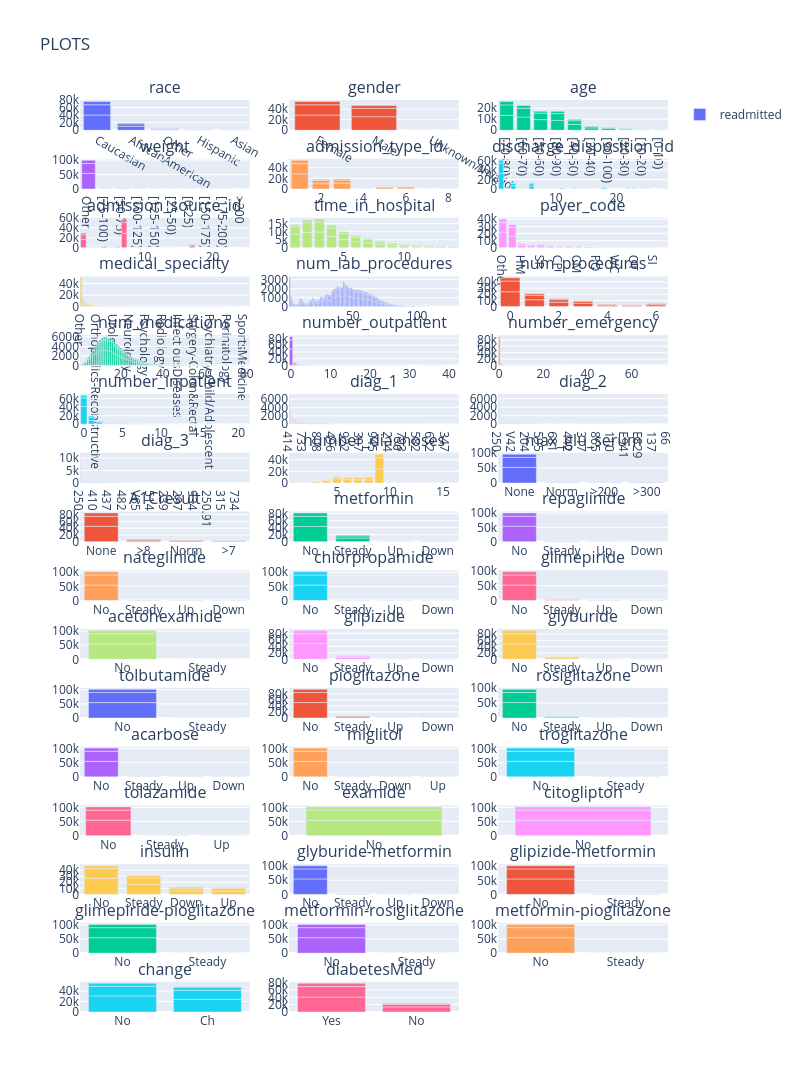

Notebook code cell kept with this figure:
### Code cell
i = 1
j = 1
d = {}
fig.update_layout(height=4000, width= 800, title_text = "PLOTS")
for col in dfChecked.columns: 
    if col == 'race':
        dfFreq = dfChecked.value_counts([col, 'readmitted']).reset_index().rename(columns={0:'frequency'})
        # d['fig{0}'.format(col)]  = px.bar(dfFreq, x=col, y="frequency", color="readmitted", barmode='group')
        fig.add_trace(go.Bar(x=dfFreq[col], y=dfFreq['frequency'], legendgroup='readmitted', alignmentgroup='readmitted', name='readmitted', showlegend=True), i, j)
    if col != 'readmitted' and col != 'race':
        dfFreq = dfChecked.value_counts([col, 'readmitted']).reset_index().rename(columns={0:'frequency'})
        # d['fig{0}'.format(col)]  = px.bar(dfFreq, x=col, y="frequency", color="readmitted", barmode='group')
        fig.add_trace(go.Bar(x=dfFreq[col], y=dfFreq['frequency'], legendgroup='readmitted', alignmentgroup='readmitted', name='readmitted', showlegend=False), i, j)
    if j <= 4:
        j += 1
    if j == 4:
        i += 1
        j = 1 



# fig.update_layout(height=4000, width= 800,
#                   title_text = "PLOTS", barmode= 'group')
# fig.update_layout(barmode='group')

fig.show()

### Figure 1 — Plotly figure (JSON) as saved in the notebook; plotly's stock layout.template omitted (floating-point values rounded to 4 significant figures; data arrays with more than 128 entries replaced by an {"elided": "..."} marker saying what was removed)
{"data": [{"alignmentgroup": "readmitted", "legendgroup": "readmitted", "name": "readmitted", "showlegend": true, "type": "bar", "x": ["Caucasian", "Caucasian", "AfricanAmerican", "Caucasian", "AfricanAmerican", "Other", "AfricanAmerican", "Hispanic", "Other", "Hispanic", "Asian", "Other", "Hispanic", "Asian", "Asian"], "xaxis": "x", "y": [40383, 27124, 10421, 8592, 6634, 2462, 2155, 1183, 984, 642, 415, 333, 212, 161, 65], "yaxis": "y"}, {"alignmentgroup": "readmitted", "legendgroup": "readmitted", "name": "readmitted", "showlegend": false, "type": "bar", "x": ["Female", "Male", "Female", "Male", "Female", "Male", "Unknown/Invalid"], "xaxis": "x2", "y": [29038, 25823, 19518, 16027, 6152, 5205, 3], "yaxis": "y2"}, {"alignmentgroup": "readmitted", "legendgroup": "readmitted", "name": "readmitted", "showlegend": false, "type": "bar", "x": ["[70-80)", "[60-70)", "[50-60)", "[70-80)", "[80-90)", "[60-70)", "[80-90)", "[50-60)", "[40-50)", "[40-50)", "[70-80)", "[60-70)", "[30-40)", "[80-90)", "[90-100)", "[50-60)", "[30-40)", "[40-50)", "[20-30)", "[90-100)", "[20-30)", "[10-20)", "[30-40)", "[90-100)", "[20-30)", "[10-20)", "[0-10)", "[10-20)", "[0-10)", "[0-10)"], "xaxis": "x3", "y": [13524, 12084, 9671, 9475, 8896, 7897, 6223, 5917, 5380, 3278, 3069, 2502, 2164, 2078, 1675, 1668, 1187, 1027, 911, 808, 510, 427, 424, 310, 236, 224, 132, 40, 26, 3], "yaxis": "y3"}, {"alignmentgroup": "readmitted", "legendgroup": "readmitted", "name": "readmitted", "showlegend": false, "type": "bar", "x": ["Other", "Other", "Other", "[75-100)", "[75-100)", "[50-75)", "[50-75)", "[100-125)", "[100-125)", "[75-100)", "[50-75)", "[125-150)", "[100-125)", "[125-150)", "[25-50)", "[25-50)", "[0-25)", "[150-175)", "[150-175)", "[125-150)", "[0-25)", "[25-50)", "[0-25)", "[175-200)", "[175-200)", "[150-175)", ">200", "[175-200)"], "xaxis": "x4", "y": [53534, 34035, 11000, 663, 520, 403, 389, 292, 266, 153, 105, 69, 67, 64, 47, 42, 31, 16, 16, 12, 9, 8, 8, 5, 5, 3, 3, 1], "yaxis": "y4"}, {"alignmentgroup": "readmitted", "legendgroup": "readmitted", "name": "readmitted", "showlegend": false, "type": "bar", "x": [1, 1, 3, 2, 2, 1, 3, 5, 6, 6, 2, 3, 5, 6, 5, 8, 8, 8, 7, 4, 4, 4], "xaxis": "x5", "y": [28460, 19309, 11162, 9962, 6452, 6221, 5746, 2569, 2474, 2231, 2066, 1961, 1721, 586, 495, 209, 84, 27, 21, 7, 2, 1], "yaxis": "y5"}, {"alignmentgroup": "readmitted", "legendgroup": "readmitted", "name": "readmitted", "showlegend": false, "type": "bar", "x": [1, 1, 3, 6, 1, 6, 3, 18, 3, 11, 6, 2, 18, 22, 2, 5, 22, 25, 22, 18, 4, 25, 5, 13, 2, 14, 7, 4, 5, 23, 7, 23, 4, 25, 7, 8, 28, 28, 8, 13, 28, 23, 15, 24, 14, 13, 15, 15, 24, 8, 9, 17, 9, 19, 24, 14, 16, 17, 16, 27, 10, 9, 10, 12, 20, 12, 27], "xaxis": "x6", "y": [33115, 21517, 6992, 5902, 5602, 5362, 4916, 2205, 2046, 1642, 1638, 1118, 1027, 922, 668, 587, 552, 521, 519, 459, 433, 376, 350, 344, 342, 341, 312, 278, 247, 238, 221, 144, 104, 92, 90, 55, 54, 51, 38, 36, 34, 30, 28, 25, 24, 19, 18, 17, 16, 15, 10, 9, 9, 8, 7, 7, 6, 5, 5, 4, 4, 2, 2, 2, 2, 1, 1], "yaxis": "y6"}, {"alignmentgroup": "readmitted", "legendgroup": "readmitted", "name": "readmitted", "showlegend": false, "type": "bar", "x": [7, 7, 1, 1, 7, 17, 1, 17, 4, 6, 17, 2, 4, 5, 6, 2, 4, 5, 6, 2, 5, 3, 9, 20, 20, 3, 3, 20, 9, 9, 8, 22, 10, 8, 22, 22, 8, 14, 11, 10, 25, 13], "xaxis": "x7", "y": [29107, 21667, 16795, 9640, 6720, 3617, 3130, 2458, 2206, 1654, 706, 683, 672, 518, 398, 310, 309, 236, 212, 111, 101, 100, 96, 81, 58, 58, 29, 22, 16, 13, 10, 7, 6, 4, 3, 2, 2, 2, 2, 2, 2, 1], "yaxis": "y7"}, {"alignmentgroup": "readmitted", "legendgroup": "readmitted", "name": "readmitted", "showlegend": false, "type": "bar", "x": [3, 2, 1, 4, 3, 2, 5, 4, 1, 6, 5, 7, 6, 8, 7, 3, 2, 4, 8, 9, 5, 10, 1, 9, 11, 6, 10, 7, 12, 11, 13, 8, 14, 12, 13, 9, 14, 10, 11, 12, 13, 14], "xaxis": "x8", "y": [9777, 9593, 8575, 7216, 6085, 5919, 5181, 5064, 4471, 3835, 3586, 2984, 2755, 2177, 2123, 1894, 1712, 1644, 1589, 1491, 1199, 1168, 1162, 1099, 961, 949, 838, 752, 737, 699, 640, 625, 529, 518, 421, 412, 378, 336, 195, 193, 149, 135], "yaxis": "y8"}, {"alignmentgroup": "readmitted", "legendgroup": "readmitted", "name": "readmitted", "showlegend": false, "type": "bar", "x": ["Other", "MC", "Other", "MC", "Other", "MC", "HM", "BC", "SP", "HM", "SP", "MD", "CP", "UN", "BC", "MD", "CM", "CP", "UN", "CM", "HM", "OG", "SP", "BC", "MD", "PO", "OG", "DM", "UN", "DM", "CP", "CM", "PO", "OG", "WC", "CH", "DM", "OT", "PO", "MP", "OT", "CH", "SI", "MP", "WC", "SI", "CH", "MP", "SI", "OT", "WC", "FR"], "xaxis": "x9", "y": [21801, 16647, 13828, 11982, 4627, 3810, 3310, 2928, 2628, 2320, 1869, 1857, 1538, 1525, 1301, 1259, 1078, 781, 696, 661, 644, 564, 510, 426, 416, 404, 333, 265, 227, 220, 214, 198, 144, 136, 106, 100, 64, 50, 44, 39, 38, 33, 31, 31, 24, 17, 13, 9, 7, 7, 5, 1], "yaxis": "y9"}, {"alignmentgroup": "readmitted", "legendgroup": "readmitted", "name": "readmitted", "showlegend": false, "type": "bar", "x": {"elided": "191 str values"}, "xaxis": "x10", "y": {"elided": "191 int values"}, "yaxis": "y10"}, {"alignmentgroup": "readmitted", "legendgroup": "readmitted", "name": "readmitted", "showlegend": false, "type": "bar", "x": {"elided": "332 int values"}, "xaxis": "x11", "y": {"elided": "332 int values"}, "yaxis": "y11"}, {"alignmentgroup": "readmitted", "legendgroup": "readmitted", "name": "readmitted", "showlegend": false, "type": "bar", "x": [0, 0, 1, 2, 1, 3, 0, 2, 3, 6, 1, 4, 5, 6, 2, 4, 3, 5, 6, 4, 5], "xaxis": "x12", "y": [24136, 17348, 11184, 7076, 7026, 5435, 5168, 4219, 2999, 2909, 2532, 2340, 1784, 1570, 1422, 1379, 1009, 1004, 475, 461, 290], "yaxis": "y12"}, {"alignmentgroup": "readmitted", "legendgroup": "readmitted", "name": "readmitted", "showlegend": false, "type": "bar", "x": {"elided": "210 int values"}, "xaxis": "x13", "y": {"elided": "210 int values"}, "yaxis": "y13"}, {"alignmentgroup": "readmitted", "legendgroup": "readmitted", "name": "readmitted", "showlegend": false, "type": "bar", "x": [0, 0, 0, 1, 1, 2, 2, 1, 3, 3, 2, 4, 4, 3, 5, 5, 4, 6, 6, 7, 5, 8, 7, 6, 8, 9, 10, 9, 7, 11, 10, 14, 12, 15, 13, 9, 11, 13, 12, 16, 16, 12, 13, 14, 11, 10, 14, 8, 22, 17, 20, 18, 21, 15, 17, 27, 20, 21, 24, 19, 33, 15, 34, 35, 35, 37, 36, 36, 29, 38, 39, 40, 29, 26, 28, 26, 18, 25, 25, 24, 23, 23, 22, 17, 19, 42], "xaxis": "x14", "y": [47912, 28039, 9076, 3714, 3643, 1666, 1434, 1190, 922, 869, 494, 480, 453, 251, 243, 227, 166, 154, 109, 83, 63, 53, 48, 40, 40, 38, 35, 32, 24, 24, 17, 17, 15, 14, 14, 13, 12, 11, 9, 8, 7, 6, 6, 6, 6, 5, 5, 5, 4, 4, 4, 4, 4, 4, 3, 3, 3, 3, 2, 2, 2, 2, 1, 1, 1, 1, 1, 1, 1, 1, 1, 1, 1, 1, 1, 1, 1, 1, 1, 1, 1, 1, 1, 1, 1, 1], "yaxis": "y14"}, {"alignmentgroup": "readmitted", "legendgroup": "readmitted", "name": "readmitted", "showlegend": false, "type": "bar", "x": [0, 0, 0, 1, 1, 1, 2, 2, 3, 2, 3, 4, 3, 4, 5, 4, 6, 5, 7, 5, 8, 10, 6, 7, 9, 8, 11, 6, 9, 10, 8, 13, 7, 12, 11, 13, 18, 11, 9, 22, 22, 25, 16, 20, 19, 19, 12, 12, 16, 15, 14, 16, 64, 63, 54, 46, 42, 37, 29, 28, 13, 24, 18, 21, 21, 20, 20, 14, 15, 76], "xaxis": "x15", "y": [50710, 30206, 9467, 3450, 3125, 1102, 997, 672, 374, 373, 204, 190, 147, 115, 107, 69, 57, 47, 47, 38, 25, 22, 22, 19, 18, 16, 15, 15, 12, 12, 9, 7, 7, 6, 5, 4, 4, 3, 3, 3, 3, 2, 2, 2, 2, 2, 2, 2, 2, 2, 2, 1, 1, 1, 1, 1, 1, 1, 1, 1, 1, 1, 1, 1, 1, 1, 1, 1, 1, 1], "yaxis": "y15"}, {"alignmentgroup": "readmitted", "legendgroup": "readmitted", "name": "readmitted", "showlegend": false, "type": "bar", "x": [0, 0, 1, 1, 0, 2, 2, 1, 3, 2, 3, 4, 3, 4, 5, 4, 5, 6, 6, 5, 7, 7, 6, 8, 8, 7, 9, 9, 11, 10, 10, 12, 11, 8, 12, 9, 13, 10, 15, 13, 14, 14, 12, 13, 16, 16, 16, 17, 18, 19, 19, 21], "xaxis": "x16", "y": [41596, 20328, 8831, 8167, 5706, 3594, 2653, 2523, 1686, 1319, 1033, 821, 692, 418, 395, 383, 255, 238, 166, 162, 122, 95, 76, 70, 67, 51, 51, 47, 33, 26, 26, 17, 16, 14, 13, 13, 10, 9, 9, 8, 6, 4, 4, 2, 2, 2, 2, 1, 1, 1, 1, 1], "yaxis": "y16"}, {"alignmentgroup": "readmitted", "legendgroup": "readmitted", "name": "readmitted", "showlegend": false, "type": "bar", "x": {"elided": "1695 str values"}, "xaxis": "x17", "y": {"elided": "1695 int values"}, "yaxis": "y17"}, {"alignmentgroup": "readmitted", "legendgroup": "readmitted", "name": "readmitted", "showlegend": false, "type": "bar", "x": {"elided": "1699 str values"}, "xaxis": "x18", "y": {"elided": "1699 int values"}, "yaxis": "y18"}, {"alignmentgroup": "readmitted", "legendgroup": "readmitted", "name": "readmitted", "showlegend": false, "type": "bar", "x": {"elided": "1804 str values"}, "xaxis": "x19", "y": {"elided": "1804 int values"}, "yaxis": "y19"}, {"alignmentgroup": "readmitted", "legendgroup": "readmitted", "name": "readmitted", "showlegend": false, "type": "bar", "x": [9, 9, 5, 9, 6, 8, 7, 8, 7, 4, 6, 5, 3, 4, 8, 7, 6, 5, 3, 2, 4, 2, 3, 1, 2, 1, 16, 16, 1, 10, 13, 13, 12, 10, 11, 15, 16, 11, 12, 13, 14, 14, 15, 11, 10, 15, 12, 14], "xaxis": "x20", "y": [24448, 18901, 7354, 6125, 5706, 5564, 5542, 3798, 3732, 3474, 3397, 2996, 1863, 1606, 1254, 1119, 1058, 1043, 763, 687, 457, 274, 209, 167, 62, 39, 27, 14, 13, 9, 7, 6, 5, 5, 5, 5, 4, 3, 3, 3, 3, 3, 3, 3, 3, 2, 1, 1], "yaxis": "y20"}, {"alignmentgroup": "readmitted", "legendgroup": "readmitted", "name": "readmitted", "showlegend": false, "type": "bar", "x": ["None", "None", "None", "Norm", "Norm", ">200", ">300", ">200", ">300", "Norm", ">200", ">300"], "xaxis": "x21", "y": [52115, 33609, 10696, 1417, 885, 770, 562, 530, 521, 295, 185, 181], "yaxis": "y21"}, {"alignmentgroup": "readmitted", "legendgroup": "readmitted", "name": "readmitted", "showlegend": false, "type": "bar", "x": ["None", "None", "None", ">8", "Norm", ">8", ">7", "Norm", ">7", ">8", "Norm", ">7"], "xaxis": "x22", "y": [45322, 29745, 9681, 4504, 2909, 2901, 2129, 1599, 1300, 811, 482, 383], "yaxis": "y22"}, {"alignmentgroup": "readmitted", "legendgroup": "readmitted", "name": "readmitted", "showlegend": false, "type": "bar", "x": ["No", "No", "Steady", "No", "Steady", "Steady", "Up", "Up", "Down", "Down", "Up", "Down"], "xaxis": "x23", "y": [43521, 28839, 10395, 9418, 6169, 1782, 632, 347, 316, 190, 88, 69], "yaxis": "y23"}, {"alignmentgroup": "readmitted", "legendgroup": "readmitted", "name": "readmitted", "showlegend": false, "type": "bar", "x": ["No", "No", "No", "Steady", "Steady", "Steady", "Up", "Up", "Down", "Up", "Down", "Down"], "xaxis": "x24", "y": [54170, 34905, 11152, 614, 588, 182, 57, 33, 23, 20, 19, 3], "yaxis": "y24"}, {"alignmentgroup": "readmitted", "legendgroup": "readmitted", "name": "readmitted", "showlegend": false, "type": "bar", "x": ["No", "No", "No", "Steady", "Steady", "Steady", "Up", "Up", "Down", "Down", "Down", "Up"], "xaxis": "x25", "y": [54503, 35283, 11277, 342, 248, 78, 13, 10, 6, 4, 1, 1], "yaxis": "y25"}, {"alignmentgroup": "readmitted", "legendgroup": "readmitted", "name": "readmitted", "showlegend": false, "type": "bar", "x": ["No", "No", "No", "Steady", "Steady", "Steady", "Up", "Down", "Up"], "xaxis": "x26", "y": [54817, 35511, 11352, 45, 29, 5, 5, 1, 1], "yaxis": "y26"}, {"alignmentgroup": "readmitted", "legendgroup": "readmitted", "name": "readmitted", "showlegend": false, "type": "bar", "x": ["No", "No", "No", "Steady", "Steady", "Steady", "Up", "Up", "Down", "Down", "Up", "Down"], "xaxis": "x27", "y": [52110, 33638, 10827, 2465, 1737, 468, 188, 102, 101, 68, 37, 25], "yaxis": "y27"}, {"alignmentgroup": "readmitted", "legendgroup": "readmitted", "name": "readmitted", "showlegend": false, "type": "bar", "x": ["No", "No", "No", "Steady"], "xaxis": "x28", "y": [54864, 35544, 11357, 1], "yaxis": "y28"}, {"alignmentgroup": "readmitted", "legendgroup": "readmitted", "name": "readmitted", "showlegend": false, "type": "bar", "x": ["No", "No", "No", "Steady", "Steady", "Steady", "Up", "Up", "Down", "Down", "Up", "Down"], "xaxis": "x29", "y": [48360, 30815, 9905, 5855, 4233, 1268, 385, 286, 264, 211, 99, 85], "yaxis": "y29"}, {"alignmentgroup": "readmitted", "legendgroup": "readmitted", "name": "readmitted", "showlegend": false, "type": "bar", "x": ["No", "No", "No", "Steady", "Steady", "Steady", "Up", "Down", "Up", "Down", "Up", "Down"], "xaxis": "x30", "y": [49064, 31827, 10225, 5058, 3221, 995, 453, 289, 274, 223, 85, 52], "yaxis": "y30"}, {"alignmentgroup": "readmitted", "legendgroup": "readmitted", "name": "readmitted", "showlegend": false, "type": "bar", "x": ["No", "No", "No", "Steady", "Steady", "Steady"], "xaxis": "x31", "y": [54849, 35538, 11356, 15, 7, 1], "yaxis": "y31"}, {"alignmentgroup": "readmitted", "legendgroup": "readmitted", "name": "readmitted", "showlegend": false, "type": "bar", "x": ["No", "No", "No", "Steady", "Steady", "Steady", "Up", "Up", "Down", "Down", "Up", "Down"], "xaxis": "x32", "y": [51067, 32788, 10583, 3629, 2620, 727, 113, 92, 55, 45, 29, 18], "yaxis": "y32"}, {"alignmentgroup": "readmitted", "legendgroup": "readmitted", "name": "readmitted", "showlegend": false, "type": "bar", "x": ["No", "No", "No", "Steady", "Steady", "Steady", "Up", "Down", "Up", "Down", "Up", "Down"], "xaxis": "x33", "y": [51573, 33136, 10692, 3124, 2335, 641, 107, 60, 52, 22, 19, 5], "yaxis": "y33"}, {"alignmentgroup": "readmitted", "legendgroup": "readmitted", "name": "readmitted", "showlegend": false, "type": "bar", "x": ["No", "No", "No", "Steady", "Steady", "Steady", "Up", "Up", "Up", "Down", "Down", "Down"], "xaxis": "x34", "y": [54739, 35390, 11329, 150, 120, 25, 4, 4, 2, 1, 1, 1], "yaxis": "y34"}, {"alignmentgroup": "readmitted", "legendgroup": "readmitted", "name": "readmitted", "showlegend": false, "type": "bar", "x": ["No", "No", "No", "Steady", "Steady", "Down", "Down", "Steady", "Up", "Up"], "xaxis": "x35", "y": [54850, 35525, 11353, 16, 13, 3, 2, 2, 1, 1], "yaxis": "y35"}, {"alignmentgroup": "readmitted", "legendgroup": "readmitted", "name": "readmitted", "showlegend": false, "type": "bar", "x": ["No", "No", "No", "Steady", "Steady"], "xaxis": "x36", "y": [54863, 35543, 11357, 2, 1], "yaxis": "y36"}, {"alignmentgroup": "readmitted", "legendgroup": "readmitted", "name": "readmitted", "showlegend": false, "type": "bar", "x": ["No", "No", "No", "Steady", "Steady", "Steady", "Up"], "xaxis": "x37", "y": [54838, 35535, 11354, 26, 9, 3, 1], "yaxis": "y37"}, {"alignmentgroup": "readmitted", "legendgroup": "readmitted", "name": "readmitted", "showlegend": false, "type": "bar", "x": ["No", "No", "No"], "xaxis": "x38", "y": [54864, 35545, 11357], "yaxis": "y38"}, {"alignmentgroup": "readmitted", "legendgroup": "readmitted", "name": "readmitted", "showlegend": false, "type": "bar", "x": ["No", "No", "No"], "xaxis": "x39", "y": [54864, 35545, 11357], "yaxis": "y39"}, {"alignmentgroup": "readmitted", "legendgroup": "readmitted", "name": "readmitted", "showlegend": false, "type": "bar", "x": ["No", "Steady", "No", "Steady", "Down", "Up", "No", "Down", "Up", "Steady", "Down", "Up"], "xaxis": "x40", "y": [26678, 16934, 15949, 10482, 5768, 5484, 4756, 4752, 4362, 3433, 1698, 1470], "yaxis": "y40"}, {"alignmentgroup": "readmitted", "legendgroup": "readmitted", "name": "readmitted", "showlegend": false, "type": "bar", "x": ["No", "No", "No", "Steady", "Steady", "Steady", "Up", "Down", "Down", "Up"], "xaxis": "x41", "y": [54494, 35287, 11279, 358, 257, 77, 7, 5, 1, 1], "yaxis": "y41"}, {"alignmentgroup": "readmitted", "legendgroup": "readmitted", "name": "readmitted", "showlegend": false, "type": "bar", "x": ["No", "No", "No", "Steady", "Steady", "Steady"], "xaxis": "x42", "y": [54859, 35538, 11356, 7, 5, 1], "yaxis": "y42"}, {"alignmentgroup": "readmitted", "legendgroup": "readmitted", "name": "readmitted", "showlegend": false, "type": "bar", "x": ["No", "No", "No", "Steady"], "xaxis": "x43", "y": [54864, 35544, 11357, 1], "yaxis": "y43"}, {"alignmentgroup": "readmitted", "legendgroup": "readmitted", "name": "readmitted", "showlegend": false, "type": "bar", "x": ["No", "No", "No", "Steady"], "xaxis": "x44", "y": [54862, 35545, 11357, 2], "yaxis": "y44"}, {"alignmentgroup": "readmitted", "legendgroup": "readmitted", "name": "readmitted", "showlegend": false, "type": "bar", "x": ["No", "No", "No", "Steady"], "xaxis": "x45", "y": [54863, 35545, 11357, 1], "yaxis": "y45"}, {"alignmentgroup": "readmitted", "legendgroup": "readmitted", "name": "readmitted", "showlegend": false, "type": "bar", "x": ["No", "Ch", "No", "Ch", "No", "Ch"], "xaxis": "x46", "y": [30683, 24181, 18273, 17272, 5799, 5558], "yaxis": "y46"}, {"alignmentgroup": "readmitted", "legendgroup": "readmitted", "name": "readmitted", "showlegend": false, "type": "bar", "x": ["Yes", "Yes", "No", "Yes", "No", "No"], "xaxis": "x47", "y": [40934, 28318, 13930, 9111, 7227, 2246], "yaxis": "y47"}], "layout": {"annotations": [{"font": {"size": 16}, "showarrow": false, "text": "race", "x": 0.1444, "xanchor": "center", "xref": "paper", "y": 1, "yanchor": "bottom", "yref": "paper"}, {"font": {"size": 16}, "showarrow": false, "text": "gender", "x": 0.5, "xanchor": "center", "xref": "paper", "y": 1, "yanchor": "bottom", "yref": "paper"}, {"font": {"size": 16}, "showarrow": false, "text": "age", "x": 0.8556, "xanchor": "center", "xref": "paper", "y": 1, "yanchor": "bottom", "yref": "paper"}, {"font": {"size": 16}, "showarrow": false, "text": "weight", "x": 0.1444, "xanchor": "center", "xref": "paper", "y": 0.9355, "yanchor": "bottom", "yref": "paper"}, {"font": {"size": 16}, "showarrow": false, "text": "admission_type_id", "x": 0.5, "xanchor": "center", "xref": "paper", "y": 0.9355, "yanchor": "bottom", "yref": "paper"}, {"font": {"size": 16}, "showarrow": false, "text": "discharge_disposition_id", "x": 0.8556, "xanchor": "center", "xref": "paper", "y": 0.9355, "yanchor": "bottom", "yref": "paper"}, {"font": {"size": 16}, "showarrow": false, "text": "admission_source_id", "x": 0.1444, "xanchor": "center", "xref": "paper", "y": 0.8711, "yanchor": "bottom", "yref": "paper"}, {"font": {"size": 16}, "showarrow": false, "text": "time_in_hospital", "x": 0.5, "xanchor": "center", "xref": "paper", "y": 0.8711, "yanchor": "bottom", "yref": "paper"}, {"font": {"size": 16}, "showarrow": false, "text": "payer_code", "x": 0.8556, "xanchor": "center", "xref": "paper", "y": 0.8711, "yanchor": "bottom", "yref": "paper"}, {"font": {"size": 16}, "showarrow": false, "text": "medical_specialty", "x": 0.1444, "xanchor": "center", "xref": "paper", "y": 0.8066, "yanchor": "bottom", "yref": "paper"}, {"font": {"size": 16}, "showarrow": false, "text": "num_lab_procedures", "x": 0.5, "xanchor": "center", "xref": "paper", "y": 0.8066, "yanchor": "bottom", "yref": "paper"}, {"font": {"size": 16}, "showarrow": false, "text": "num_procedures", "x": 0.8556, "xanchor": "center", "xref": "paper", "y": 0.8066, "yanchor": "bottom", "yref": "paper"}, {"font": {"size": 16}, "showarrow": false, "text": "num_medications", "x": 0.1444, "xanchor": "center", "xref": "paper", "y": 0.7422, "yanchor": "bottom", "yref": "paper"}, {"font": {"size": 16}, "showarrow": false, "text": "number_outpatient", "x": 0.5, "xanchor": "center", "xref": "paper", "y": 0.7422, "yanchor": "bottom", "yref": "paper"}, {"font": {"size": 16}, "showarrow": false, "text": "number_emergency", "x": 0.8556, "xanchor": "center", "xref": "paper", "y": 0.7422, "yanchor": "bottom", "yref": "paper"}, {"font": {"size": 16}, "showarrow": false, "text": "number_inpatient", "x": 0.1444, "xanchor": "center", "xref": "paper", "y": 0.6777, "yanchor": "bottom", "yref": "paper"}, {"font": {"size": 16}, "showarrow": false, "text": "diag_1", "x": 0.5, "xanchor": "center", "xref": "paper", "y": 0.6777, "yanchor": "bottom", "yref": "paper"}, {"font": {"size": 16}, "showarrow": false, "text": "diag_2", "x": 0.8556, "xanchor": "center", "xref": "paper", "y": 0.6777, "yanchor": "bottom", "yref": "paper"}, {"font": {"size": 16}, "showarrow": false, "text": "diag_3", "x": 0.1444, "xanchor": "center", "xref": "paper", "y": 0.6133, "yanchor": "bottom", "yref": "paper"}, {"font": {"size": 16}, "showarrow": false, "text": "number_diagnoses", "x": 0.5, "xanchor": "center", "xref": "paper", "y": 0.6133, "yanchor": "bottom", "yref": "paper"}, {"font": {"size": 16}, "showarrow": false, "text": "max_glu_serum", "x": 0.8556, "xanchor": "center", "xref": "paper", "y": 0.6133, "yanchor": "bottom", "yref": "paper"}, {"font": {"size": 16}, "showarrow": false, "text": "A1Cresult", "x": 0.1444, "xanchor": "center", "xref": "paper", "y": 0.5488, "yanchor": "bottom", "yref": "paper"}, {"font": {"size": 16}, "showarrow": false, "text": "metformin", "x": 0.5, "xanchor": "center", "xref": "paper", "y": 0.5488, "yanchor": "bottom", "yref": "paper"}, {"font": {"size": 16}, "showarrow": false, "text": "repaglinide", "x": 0.8556, "xanchor": "center", "xref": "paper", "y": 0.5488, "yanchor": "bottom", "yref": "paper"}, {"font": {"size": 16}, "showarrow": false, "text": "nateglinide", "x": 0.1444, "xanchor": "center", "xref": "paper", "y": 0.4844, "yanchor": "bottom", "yref": "paper"}, {"font": {"size": 16}, "showarrow": false, "text": "chlorpropamide", "x": 0.5, "xanchor": "center", "xref": "paper", "y": 0.4844, "yanchor": "bottom", "yref": "paper"}, {"font": {"size": 16}, "showarrow": false, "text": "glimepiride", "x": 0.8556, "xanchor": "center", "xref": "paper", "y": 0.4844, "yanchor": "bottom", "yref": "paper"}, {"font": {"size": 16}, "showarrow": false, "text": "acetohexamide", "x": 0.1444, "xanchor": "center", "xref": "paper", "y": 0.4199, "yanchor": "bottom", "yref": "paper"}, {"font": {"size": 16}, "showarrow": false, "text": "glipizide", "x": 0.5, "xanchor": "center", "xref": "paper", "y": 0.4199, "yanchor": "bottom", "yref": "paper"}, {"font": {"size": 16}, "showarrow": false, "text": "glyburide", "x": 0.8556, "xanchor": "center", "xref": "paper", "y": 0.4199, "yanchor": "bottom", "yref": "paper"}, {"font": {"size": 16}, "showarrow": false, "text": "tolbutamide", "x": 0.1444, "xanchor": "center", "xref": "paper", "y": 0.3555, "yanchor": "bottom", "yref": "paper"}, {"font": {"size": 16}, "showarrow": false, "text": "pioglitazone", "x": 0.5, "xanchor": "center", "xref": "paper", "y": 0.3555, "yanchor": "bottom", "yref": "paper"}, {"font": {"size": 16}, "showarrow": false, "text": "rosiglitazone", "x": 0.8556, "xanchor": "center", "xref": "paper", "y": 0.3555, "yanchor": "bottom", "yref": "paper"}, {"font": {"size": 16}, "showarrow": false, "text": "acarbose", "x": 0.1444, "xanchor": "center", "xref": "paper", "y": 0.291, "yanchor": "bottom", "yref": "paper"}, {"font": {"size": 16}, "showarrow": false, "text": "miglitol", "x": 0.5, "xanchor": "center", "xref": "paper", "y": 0.291, "yanchor": "bottom", "yref": "paper"}, {"font": {"size": 16}, "showarrow": false, "text": "troglitazone", "x": 0.8556, "xanchor": "center", "xref": "paper", "y": 0.291, "yanchor": "bottom", "yref": "paper"}, {"font": {"size": 16}, "showarrow": false, "text": "tolazamide", "x": 0.1444, "xanchor": "center", "xref": "paper", "y": 0.2266, "yanchor": "bottom", "yref": "paper"}, {"font": {"size": 16}, "showarrow": false, "text": "examide", "x": 0.5, "xanchor": "center", "xref": "paper", "y": 0.2266, "yanchor": "bottom", "yref": "paper"}, {"font": {"size": 16}, "showarrow": false, "text": "citoglipton", "x": 0.8556, "xanchor": "center", "xref": "paper", "y": 0.2266, "yanchor": "bottom", "yref": "paper"}, {"font": {"size": 16}, "showarrow": false, "text": "insulin", "x": 0.1444, "xanchor": "center", "xref": "paper", "y": 0.1621, "yanchor": "bottom", "yref": "paper"}, {"font": {"size": 16}, "showarrow": false, "text": "glyburide-metformin", "x": 0.5, "xanchor": "center", "xref": "paper", "y": 0.1621, "yanchor": "bottom", "yref": "paper"}, {"font": {"size": 16}, "showarrow": false, "text": "glipizide-metformin", "x": 0.8556, "xanchor": "center", "xref": "paper", "y": 0.1621, "yanchor": "bottom", "yref": "paper"}, {"font": {"size": 16}, "showarrow": false, "text": "glimepiride-pioglitazone", "x": 0.1444, "xanchor": "center", "xref": "paper", "y": 0.09766, "yanchor": "bottom", "yref": "paper"}, {"font": {"size": 16}, "showarrow": false, "text": "metformin-rosiglitazone", "x": 0.5, "xanchor": "center", "xref": "paper", "y": 0.09766, "yanchor": "bottom", "yref": "paper"}, {"font": {"size": 16}, "showarrow": false, "text": "metformin-pioglitazone", "x": 0.8556, "xanchor": "center", "xref": "paper", "y": 0.09766, "yanchor": "bottom", "yref": "paper"}, {"font": {"size": 16}, "showarrow": false, "text": "change", "x": 0.1444, "xanchor": "center", "xref": "paper", "y": 0.0332, "yanchor": "bottom", "yref": "paper"}, {"font": {"size": 16}, "showarrow": false, "text": "diabetesMed", "x": 0.5, "xanchor": "center", "xref": "paper", "y": 0.0332, "yanchor": "bottom", "yref": "paper"}], "height": 4000, "title": {"text": "PLOTS"}, "width": 800, "xaxis": {"anchor": "y", "domain": [0, 0.2889]}, "xaxis10": {"anchor": "y10", "domain": [0, 0.2889]}, "xaxis11": {"anchor": "y11", "domain": [0.3556, 0.6444]}, "xaxis12": {"anchor": "y12", "domain": [0.7111, 1]}, "xaxis13": {"anchor": "y13", "domain": [0, 0.2889]}, "xaxis14": {"anchor": "y14", "domain": [0.3556, 0.6444]}, "xaxis15": {"anchor": "y15", "domain": [0.7111, 1]}, "xaxis16": {"anchor": "y16", "domain": [0, 0.2889]}, "xaxis17": {"anchor": "y17", "domain": [0.3556, 0.6444]}, "xaxis18": {"anchor": "y18", "domain": [0.7111, 1]}, "xaxis19": {"anchor": "y19", "domain": [0, 0.2889]}, "xaxis2": {"anchor": "y2", "domain": [0.3556, 0.6444]}, "xaxis20": {"anchor": "y20", "domain": [0.3556, 0.6444]}, "xaxis21": {"anchor": "y21", "domain": [0.7111, 1]}, "xaxis22": {"anchor": "y22", "domain": [0, 0.2889]}, "xaxis23": {"anchor": "y23", "domain": [0.3556, 0.6444]}, "xaxis24": {"anchor": "y24", "domain": [0.7111, 1]}, "xaxis25": {"anchor": "y25", "domain": [0, 0.2889]}, "xaxis26": {"anchor": "y26", "domain": [0.3556, 0.6444]}, "xaxis27": {"anchor": "y27", "domain": [0.7111, 1]}, "xaxis28": {"anchor": "y28", "domain": [0, 0.2889]}, "xaxis29": {"anchor": "y29", "domain": [0.3556, 0.6444]}, "xaxis3": {"anchor": "y3", "domain": [0.7111, 1]}, "xaxis30": {"anchor": "y30", "domain": [0.7111, 1]}, "xaxis31": {"anchor": "y31", "domain": [0, 0.2889]}, "xaxis32": {"anchor": "y32", "domain": [0.3556, 0.6444]}, "xaxis33": {"anchor": "y33", "domain": [0.7111, 1]}, "xaxis34": {"anchor": "y34", "domain": [0, 0.2889]}, "xaxis35": {"anchor": "y35", "domain": [0.3556, 0.6444]}, "xaxis36": {"anchor": "y36", "domain": [0.7111, 1]}, "xaxis37": {"anchor": "y37", "domain": [0, 0.2889]}, "xaxis38": {"anchor": "y38", "domain": [0.3556, 0.6444]}, "xaxis39": {"anchor": "y39", "domain": [0.7111, 1]}, "xaxis4": {"anchor": "y4", "domain": [0, 0.2889]}, "xaxis40": {"anchor": "y40", "domain": [0, 0.2889]}, "xaxis41": {"anchor": "y41", "domain": [0.3556, 0.6444]}, "xaxis42": {"anchor": "y42", "domain": [0.7111, 1]}, "xaxis43": {"anchor": "y43", "domain": [0, 0.2889]}, "xaxis44": {"anchor": "y44", "domain": [0.3556, 0.6444]}, "xaxis45": {"anchor": "y45", "domain": [0.7111, 1]}, "xaxis46": {"anchor": "y46", "domain": [0, 0.2889]}, "xaxis47": {"anchor": "y47", "domain": [0.3556, 0.6444]}, "xaxis48": {"anchor": "y48", "domain": [0.7111, 1]}, "xaxis5": {"anchor": "y5", "domain": [0.3556, 0.6444]}, "xaxis6": {"anchor": "y6", "domain": [0.7111, 1]}, "xaxis7": {"anchor": "y7", "domain": [0, 0.2889]}, "xaxis8": {"anchor": "y8", "domain": [0.3556, 0.6444]}, "xaxis9": {"anchor": "y9", "domain": [0.7111, 1]}, "yaxis": {"anchor": "x", "domain": [0.9668, 1]}, "yaxis10": {"anchor": "x10", "domain": [0.7734, 0.8066]}, "yaxis11": {"anchor": "x11", "domain": [0.7734, 0.8066]}, "yaxis12": {"anchor": "x12", "domain": [0.7734, 0.8066]}, "yaxis13": {"anchor": "x13", "domain": [0.709, 0.7422]}, "yaxis14": {"anchor": "x14", "domain": [0.709, 0.7422]}, "yaxis15": {"anchor": "x15", "domain": [0.709, 0.7422]}, "yaxis16": {"anchor": "x16", "domain": [0.6445, 0.6777]}, "yaxis17": {"anchor": "x17", "domain": [0.6445, 0.6777]}, "yaxis18": {"anchor": "x18", "domain": [0.6445, 0.6777]}, "yaxis19": {"anchor": "x19", "domain": [0.5801, 0.6133]}, "yaxis2": {"anchor": "x2", "domain": [0.9668, 1]}, "yaxis20": {"anchor": "x20", "domain": [0.5801, 0.6133]}, "yaxis21": {"anchor": "x21", "domain": [0.5801, 0.6133]}, "yaxis22": {"anchor": "x22", "domain": [0.5156, 0.5488]}, "yaxis23": {"anchor": "x23", "domain": [0.5156, 0.5488]}, "yaxis24": {"anchor": "x24", "domain": [0.5156, 0.5488]}, "yaxis25": {"anchor": "x25", "domain": [0.4512, 0.4844]}, "yaxis26": {"anchor": "x26", "domain": [0.4512, 0.4844]}, "yaxis27": {"anchor": "x27", "domain": [0.4512, 0.4844]}, "yaxis28": {"anchor": "x28", "domain": [0.3867, 0.4199]}, "yaxis29": {"anchor": "x29", "domain": [0.3867, 0.4199]}, "yaxis3": {"anchor": "x3", "domain": [0.9668, 1]}, "yaxis30": {"anchor": "x30", "domain": [0.3867, 0.4199]}, "yaxis31": {"anchor": "x31", "domain": [0.3223, 0.3555]}, "yaxis32": {"anchor": "x32", "domain": [0.3223, 0.3555]}, "yaxis33": {"anchor": "x33", "domain": [0.3223, 0.3555]}, "yaxis34": {"anchor": "x34", "domain": [0.2578, 0.291]}, "yaxis35": {"anchor": "x35", "domain": [0.2578, 0.291]}, "yaxis36": {"anchor": "x36", "domain": [0.2578, 0.291]}, "yaxis37": {"anchor": "x37", "domain": [0.1934, 0.2266]}, "yaxis38": {"anchor": "x38", "domain": [0.1934, 0.2266]}, "yaxis39": {"anchor": "x39", "domain": [0.1934, 0.2266]}, "yaxis4": {"anchor": "x4", "domain": [0.9023, 0.9355]}, "yaxis40": {"anchor": "x40", "domain": [0.1289, 0.1621]}, "yaxis41": {"anchor": "x41", "domain": [0.1289, 0.1621]}, "yaxis42": {"anchor": "x42", "domain": [0.1289, 0.1621]}, "yaxis43": {"anchor": "x43", "domain": [0.06445, 0.09766]}, "yaxis44": {"anchor": "x44", "domain": [0.06445, 0.09766]}, "yaxis45": {"anchor": "x45", "domain": [0.06445, 0.09766]}, "yaxis46": {"anchor": "x46", "domain": [0, 0.0332]}, "yaxis47": {"anchor": "x47", "domain": [0, 0.0332]}, "yaxis48": {"anchor": "x48", "domain": [0, 0.0332]}, "yaxis5": {"anchor": "x5", "domain": [0.9023, 0.9355]}, "yaxis6": {"anchor": "x6", "domain": [0.9023, 0.9355]}, "yaxis7": {"anchor": "x7", "domain": [0.8379, 0.8711]}, "yaxis8": {"anchor": "x8", "domain": [0.8379, 0.8711]}, "yaxis9": {"anchor": "x9", "domain": [0.8379, 0.8711]}}}
